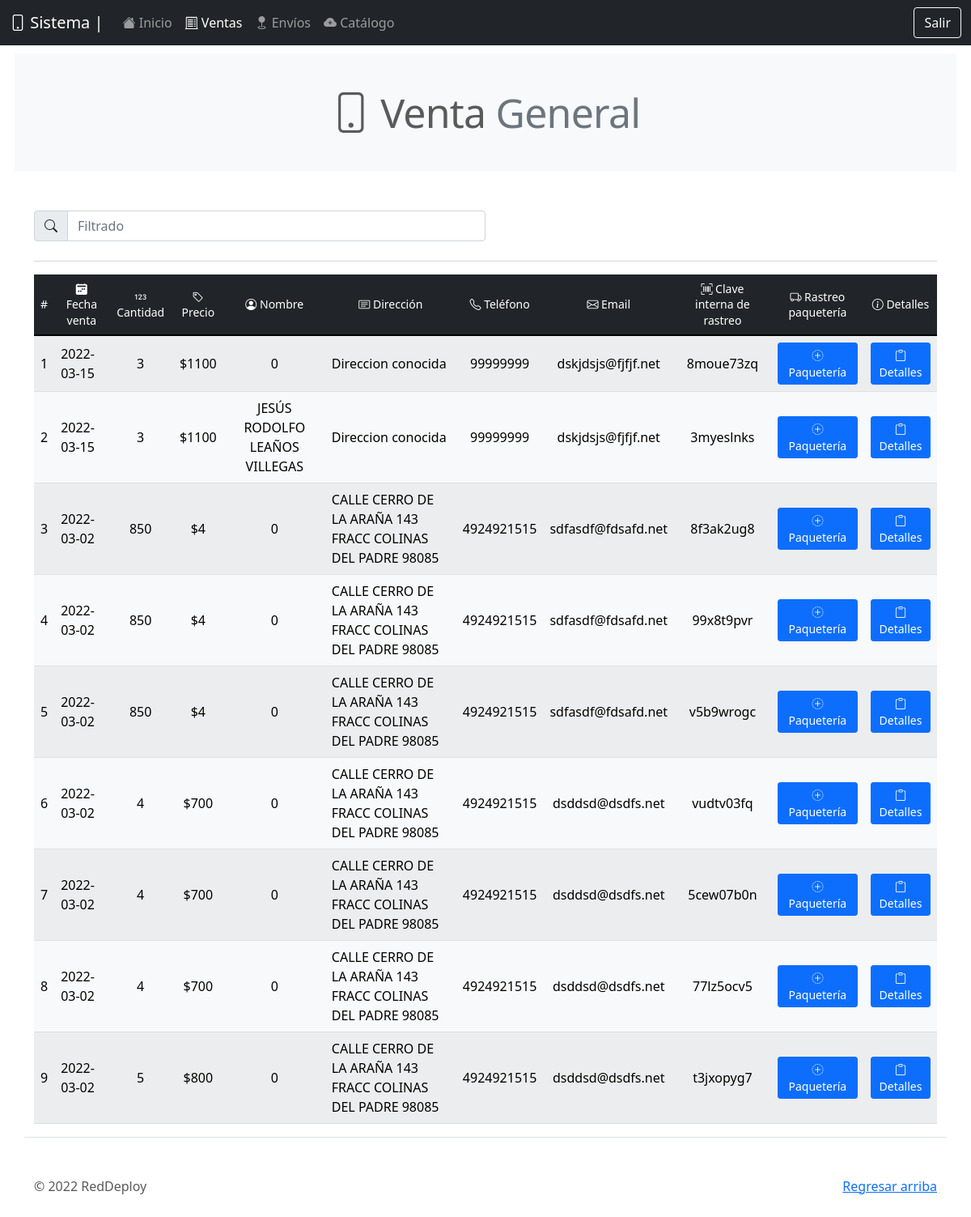
/be_/venta_gral.php, run on the app's committed database.
### tables this page shows
CREATE TABLE `venta_gral` (
  `id` int(11) NOT NULL,
  `cantidad` int(11) NOT NULL,
  `precio` int(11) NOT NULL,
  `fecha_venta` date NOT NULL,
  `nombre` varchar(100) NOT NULL,
  `direccion` varchar(100) NOT NULL,
  `telefono` varchar(50) NOT NULL,
  `email` varchar(50) NOT NULL,
  `tarjeta` varchar(16) NOT NULL,
  `nombre_tarjeta` varchar(50) NOT NULL,
  `expira_mes` varchar(2) NOT NULL,
  `expira_annio` varchar(2) NOT NULL,
  `clave_rastreo_int` varchar(100) NOT NULL,
  `clave_rastreo_ext` varchar(100) DEFAULT NULL
);

### query/query_ventas.php (called while the page is built)
<?php
include('qconn/qc.php');
    $sql = "SELECT * FROM venta_gral ORDER BY fecha_venta DESC LIMIT 20";
    $resultado_sql = $conn->query($sql);
?>

### be_/venta_gral.php (the view, shortened to what this page needs)
<!doctype html>
<html lang="en">
  <head>
    <link rel="stylesheet" href="https://cdn.jsdelivr.net/npm/bootstrap-icons@1.7.2/font/bootstrap-icons.css">
    <link href="../assets/dist/css/bootstrap.min.css" rel="stylesheet">
    <link href="../carousel.css" rel="stylesheet">
  </head>
  <body>
<header>
  <nav class="navbar navbar-expand-md navbar-dark fixed-top bg-dark">
    <div class="container-fluid">
      <a class="navbar-brand" href="#"><i class="bi bi-phone"></i> Sistema |</a>
      <div class="collapse navbar-collapse" id="navbarCollapse">
        <ul class="navbar-nav me-auto mb-2 mb-md-0">
          <li class="nav-item">
           <a class="nav-link" aria-current="page" href="dashboard.php"><i class="bi bi-house-fill"></i> Inicio</a>
          </li>
          <li class="nav-item">
            <a class="nav-link active" href="venta_gral.php"><i class="bi bi-receipt-cutoff"></i> Ventas</a>
          </li>
          <li class="nav-item">
            <a class="nav-link" href="envio.php"><i class="bi bi-geo-fill"></i> Envíos</a>
          </li>
          <li class="nav-item">
            <a class="nav-link" href="envio.php"><i class="bi bi-cloud-plus-fill"></i> Catálogo</a>
          </li>
        </ul>
        <form class="d-flex">
          <a href="prcd/sort.php" class="btn btn-outline-light" type="submit">Salir</a>
        </form>
      </div>
    </div>
  </nav>
</header>
<main>
  <h2 class="mb-5 bg-light p-5 text-center featurette-heading" style="margin:18px;"><i class="bi bi-phone"></i> Venta <span class="text-muted">General</span></h2>
<? include('../query/query_ventas.php'); ?>
  <div class="container marketing mt-5 border-bottom">
  <div class="input-group mb-4 w-50">
    <span class="input-group-text" id="basic-addon1"><i class="bi bi-search"></i></span>
    <input type="text" class="form-control" placeholder="Filtrado" aria-label="Filtrado" aria-describedby="basic-addon1" id="myInput">
  </div>
  <hr>
    <table class="table  table-light table-striped mb-3 table-hover align-middle">
      <thead class="text-center table-dark align-middle">
        <tr>
          <th scope="col" class="h6"><small>#</small></th>
          <th scope="col" class="h6"><small><i class="bi bi-calendar2-week-fill"></i> Fecha venta</small></th>
          <th scope="col" class="h6"><small><i class="bi bi-123"></i> Cantidad</small></th>
          <th scope="col" class="h6"><small><i class="bi bi-tag"></i> Precio</small></th>
          <th scope="col" class="h6"><small><i class="bi bi-person-circle"></i> Nombre</small></th>
          <th scope="col" class="h6"><small><i class="bi bi-card-text"></i> Dirección</small></th>
          <th scope="col" class="h6"><small><i class="bi bi-telephone"></i> Teléfono</small></th>
          <th scope="col" class="h6"><small><i class="bi bi-envelope"></i> Email</small></th>
          <th scope="col" class="h6"><small><i class="bi bi-upc-scan"></i> Clave interna de rastreo</small></th>
          <th scope="col" class="h6"><small><i class="bi bi-truck"></i> Rastreo paquetería</small></th>
          <th scope="col" class="h6"><small><i class="bi bi-info-circle"></i> Detalles</small></th>
        </tr>
      </thead>
      <tbody id="myTable">
        <?php
        $x = 0;
          while($row_sql = $resultado_sql->fetch_assoc()){
            $x++;
            echo'<tr>';
            echo'<td>'.$x.'</td>';
            echo'<td>'.$row_sql['fecha_venta'].'</td>';
            echo'<td class="text-center">'.$row_sql['cantidad'].'</td>';
            echo'<td class="text-center">$'.$row_sql['precio'].'</td>';
            echo'<td class="text-center">'.$row_sql['nombre'].'</td>';
            echo'<td>'.$row_sql['direccion'].'</td>';
            echo'<td class="text-center">'.$row_sql['telefono'].'</td>';
            echo'<td class="text-center">'.$row_sql['email'].'</td>';
            echo'<td class="text-center">'.$row_sql['clave_rastreo_int'].'</td>';
            if(!$row_sql['clave_rastreo_ext']){
              echo'<td class="text-center"><button class="btn btn-sm btn-primary" data-bs-toggle="modal" data-bs-target="#exampleModal'.$row_sql['id'].'"><i class="bi bi-plus-circle-dotted"></i> Paquetería</button></td>';
            }
            else{
              echo'<td class="text-center">'.$row_sql['clave_rastreo_ext'].'</td>';
            }
            echo'<td class="text-center"><a href="venta_individual.php?venta='.$row_sql['clave_rastreo_int'].'" type="button" class="btn btn-primary btn-sm"><i class="bi bi-clipboard"></i> Detalles</a></td>';
            echo'</tr>';
          }
        ?>
      </tbody>
    </table>
  </div>
  <footer class="container mt-5">
    <p class="float-end"><a href="#">Regresar arriba</a></p>
    <p>&copy; 2022 RedDeploy</p>
  </footer>
</main>
  </body>
</html>

### carousel.css (style rules this page uses)
body { padding-top: 3rem; padding-bottom: 3rem; color: #5a5a5a; }
.featurette-heading { font-weight: 300; line-height: 1; letter-spacing: -.05rem; }
@media (min-width: 40em) { .featurette-heading { font-size: 50px; } }
@media (min-width: 62em) { .featurette-heading { margin-top: 7rem; } }

### data on the page
venta_gral: fecha_venta "2022-03-15", cantidad "3", precio "1100", nombre "0", direccion "Direccion conocida", telefono "99999999", email "dskjdsjs@fjfjf.net", clave_rastreo_int "8moue73zq"
venta_gral: fecha_venta "2022-03-15", cantidad "3", precio "1100", nombre "JESÚS RODOLFO LEAÑOS VILLEGAS", direccion "Direccion conocida", telefono "99999999", email "dskjdsjs@fjfjf.net", clave_rastreo_int "3myeslnks"
venta_gral: fecha_venta "2022-03-02", cantidad "850", precio "4", nombre "0", direccion "CALLE CERRO DE LA ARAÑA 143 FRACC COLINAS DEL PADRE 98085", telefono "4924921515", email "sdfasdf@fdsafd.net", clave_rastreo_int "8f3ak2ug8"
venta_gral: fecha_venta "2022-03-02", cantidad "850", precio "4", nombre "0", direccion "CALLE CERRO DE LA ARAÑA 143 FRACC COLINAS DEL PADRE 98085", telefono "4924921515", email "sdfasdf@fdsafd.net", clave_rastreo_int "99x8t9pvr"
venta_gral: fecha_venta "2022-03-02", cantidad "850", precio "4", nombre "0", direccion "CALLE CERRO DE LA ARAÑA 143 FRACC COLINAS DEL PADRE 98085", telefono "4924921515", email "sdfasdf@fdsafd.net", clave_rastreo_int "v5b9wrogc"
venta_gral: fecha_venta "2022-03-02", cantidad "4", precio "700", nombre "0", direccion "CALLE CERRO DE LA ARAÑA 143 FRACC COLINAS DEL PADRE 98085", telefono "4924921515", email "dsddsd@dsdfs.net", clave_rastreo_int "vudtv03fq"
venta_gral: fecha_venta "2022-03-02", cantidad "4", precio "700", nombre "0", direccion "CALLE CERRO DE LA ARAÑA 143 FRACC COLINAS DEL PADRE 98085", telefono "4924921515", email "dsddsd@dsdfs.net", clave_rastreo_int "5cew07b0n"
venta_gral: fecha_venta "2022-03-02", cantidad "4", precio "700", nombre "0", direccion "CALLE CERRO DE LA ARAÑA 143 FRACC COLINAS DEL PADRE 98085", telefono "4924921515", email "dsddsd@dsdfs.net", clave_rastreo_int "77lz5ocv5"
venta_gral: fecha_venta "2022-03-02", cantidad "5", precio "800", nombre "0", direccion "CALLE CERRO DE LA ARAÑA 143 FRACC COLINAS DEL PADRE 98085", telefono "4924921515", email "dsddsd@dsdfs.net", clave_rastreo_int "t3jxopyg7"
